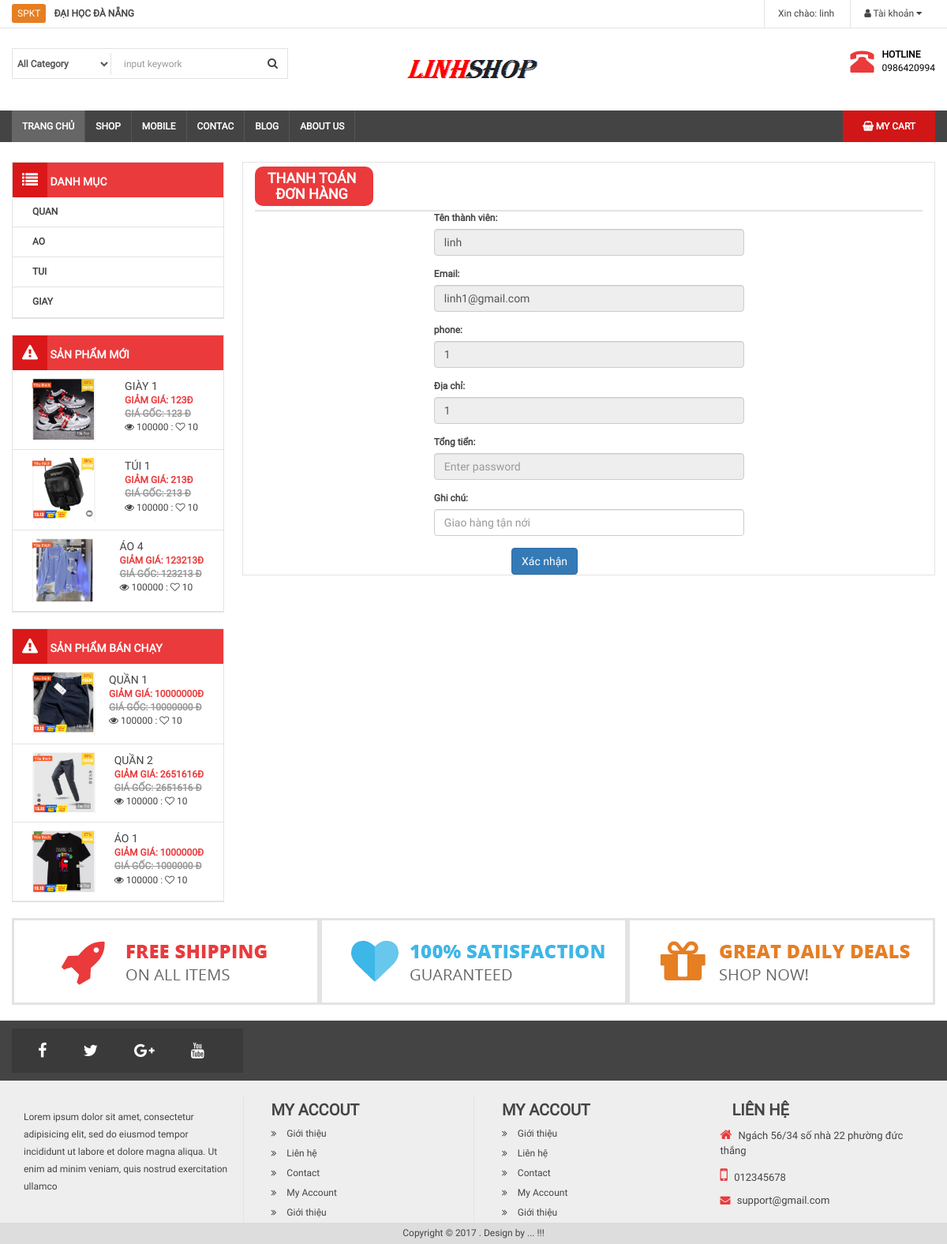
Page /thanhtoan.php (signed in) on the committed database.
### tables this page shows
CREATE TABLE `category` (
  `id` int(11) NOT NULL,
  `name` varchar(100) DEFAULT NULL,
  `slug` varchar(100) DEFAULT NULL,
  `images` varchar(100) DEFAULT NULL,
  `banner` varchar(100) DEFAULT NULL,
  `home` tinyint(4) DEFAULT 0,
  `status` tinyint(4) DEFAULT 1,
  `created_at` timestamp NULL DEFAULT current_timestamp(),
  `updated_at` timestamp NULL DEFAULT current_timestamp()
);

CREATE TABLE `product` (
  `id` int(11) NOT NULL,
  `name` varchar(100) DEFAULT NULL,
  `slug` varchar(100) DEFAULT NULL,
  `price` int(11) DEFAULT NULL,
  `number` int(11) DEFAULT 0,
  `sale` tinyint(4) DEFAULT 0,
  `thunbar` varchar(100) DEFAULT NULL,
  `category_id` int(11) DEFAULT NULL,
  `content` text DEFAULT NULL,
  `head` int(11) DEFAULT 0,
  `view` int(11) DEFAULT 0,
  `hot` tinyint(4) DEFAULT 0,
  `pay` int(11) DEFAULT 0,
  `created_ad` timestamp NULL DEFAULT NULL,
  `updated_at` timestamp NULL DEFAULT NULL ON UPDATE current_timestamp()
);

CREATE TABLE `user` (
  `id` int(11) NOT NULL,
  `name` varchar(100) DEFAULT NULL,
  `email` varchar(45) DEFAULT NULL,
  `phone` char(15) DEFAULT NULL,
  `address` varchar(100) DEFAULT NULL,
  `password` varchar(50) DEFAULT NULL,
  `avatar` varchar(100) DEFAULT NULL,
  `status` tinyint(4) DEFAULT 1,
  `tonken` varchar(50) DEFAULT NULL,
  `created_at` timestamp NULL DEFAULT NULL,
  `updated_at` timestamp NULL DEFAULT NULL ON UPDATE current_timestamp()
);

### libraries/Function.php (called while the page is built, shortened)
<?php
function uploads()
{
 return base_url() . "public/upploads/";
}
function base_url(){
	return $url= "http://localhost/webbanhang/";
}
return base_url(). "public/admin/";
?>

### libraries/Database.php (called while the page is built, shortened)
<?php
    class Database
    {
        public $link;
        public function __construct()
        {
            $this->link = mysqli_connect("localhost","root","","webbanhang") or die ();
            mysqli_set_charset($this->link,"utf8");
        }
        public function fetchsql( $sql )
        {
            $result = mysqli_query($this->link,$sql) or die("Lỗi  truy vấn sql " .mysqli_error($this->link));
            $data = [];
            if( $result)
            {
                while ($num = mysqli_fetch_assoc($result))
                {
                    $data[] = $num;
                }
            }
            return $data;
        }
        public function fetchID($table , $id )
        {
            $sql = "SELECT * FROM {$table} WHERE id = $id ";
            $result = mysqli_query($this->link,$sql) or die("Lỗi  truy vấn fetchID " .mysqli_error($this->link));
            return mysqli_fetch_assoc($result);
        }
         public function fetchAll($table)
        {
            $sql = "SELECT * FROM {$table} WHERE 1" ;
            $result = mysqli_query($this->link,$sql) or die("Lỗi Truy Vấn fetchAll " .mysqli_error($this->link));
            $data = [];
            if( $result)
            {
                while ($num = mysqli_fetch_assoc($result))
                {
                    $data[] = $num;
                }
            }
            return $data;
        }
    }
?>

### autoload/autoload.php (called while the page is built, shortened)
<?php
require_once __DIR__. "/../libraries/Database.php" ;
require_once __DIR__. "/../libraries/Function.php" ;
$db = new Database ;
$category = $db->fetchAll("category");
$sqlNew = "SELECT * FROM product  WHERE 1 ORDER BY ID DESC LIMIT 3";
$productNew = $db->fetchsql($sqlNew);
$sqlPay = "SELECT * FROM product  WHERE 1 ORDER BY pay  DESC LIMIT 3";
$productPay = $db->fetchsql($sqlPay);
?>

### thanhtoan.php (the view, shortened to what this page needs)
<?php require_once __DIR__. "/autoload/autoload.php" ;
$user = $db->fetchID("user",intval($_SESSION['name_id']));
 ?>
    <?php require_once __DIR__. "/layouts/header.php" ; ?>
      <div class="col-md-9 bor">
                        <section class="box-main1">
                            <h3 class="title-main" style="text-align: center;"><a href="javascript:void(0)"> Thanh toán đơn hàng</a> </h3>
                            <form action="" class=" col-md-6 col-md-offset-3 " method="POST">
								  <div class="form-group">
								    <label for="pwd">Tên thành viên:</label>
								    <input  readonly="" type="text" name="name" class="form-control" placeholder="Enter password"  value="<?php echo $user['name'] ?>">
								  </div>
								  <div class="form-group">
								    <label for="email">Email:</label>
								    <input readonly=""  type="email" name="email" class="form-control" placeholder="Enter email" id="email" value="<?php echo $user['email'] ?>">
								  </div>
								 <div class="form-group">
								    <label for="pwd">phone:</label>
								    <input readonly=""  type="text" name="phone" class="form-control" placeholder="Enter password"  value="<?php echo $user['phone'] ?>">
								  </div>
								   <div class="form-group">
								    <label for="pwd">Địa chỉ:</label>
								    <input  readonly="" type="text" name="address" class="form-control" placeholder="Enter password"  value="<?php echo $user['address'] ?>">
								  </div>
								   <div class="form-group">
								    <label for="pwd">Tổng tiển:</label>
								    <input  readonly="" type="text" name="address" class="form-control" placeholder="Enter password"  value="<?php echo $_SESSION['total'] ?>">
								  </div>
								  <div class="form-group">
								    <label for="pwd">Ghi chú:</label>
								    <input  type="text" name="note" class="form-control" placeholder="Giao hàng tận nới"  value="">
								  </div>
								  <button type="submit" class="btn btn-primary col-md-offset-3">Xác nhận</button>
								</form>
                        </section>
      </div>
    <?php require_once __DIR__. "/layouts/footer.php" ; ?>

### layouts/header.php (shortened to what this page needs)
<!DOCTYPE html>
<html lang="en">
    <head>
        <link rel="stylesheet" type="text/css" href="<?php echo base_url() ?>public/frontend/css/font-awesome.min.css">
        <link rel="stylesheet" type="text/css" href="<?php echo base_url() ?>public/frontend/css/bootstrap.min.css">
        <link rel="stylesheet" type="text/css" href="<?php echo base_url() ?>public/frontend/css/slick.css"/>
        <link rel="stylesheet" type="text/css" href="<?php echo base_url() ?>public/frontend/css/slick-theme.css"/>
        <link rel="stylesheet" type="text/css" href="<?php echo base_url() ?>public/frontend/css/style.css">
    </head>
    <body>
        <div id="wrapper">
            <div id="header">
                <div id="header-top">
                    <div class="container">
                        <div class="row clearfix">
                            <div class="col-md-6" id="header-text">
                                <a>SPKT</a><b>ĐẠI HỌC ĐÀ NẴNG</b>
                            </div>
                            <div class="col-md-6">
                                <nav id="header-nav-top">
                                    <ul class="list-inline pull-right" id="headermenu">
                                        <?php if(isset($_SESSION['name_user'])) : ?>
                                            <li><a href="">Xin chào: <?php echo $_SESSION['name_user'] ?></a></li>
                                            <li>
                                            <a href=""><i class="fa fa-user"></i> Tài khoản <i class="fa fa-caret-down"></i></a>
                                        </li>
                                          <?php endif ?>
                                    </ul>
                                </nav>
                            </div>
                        </div>
                    </div>
                </div>
                <div class="container">
                    <div class="row" id="header-main">
                        <div class="col-md-5">
                            <form class="form-inline">
                                <div class="form-group">
                                    <label>
                                        <select name="category" class="form-control">
                                            <option> All Category</option>
                                        </select>
                                    </label>
                                    <input type="text" name="keywork" placeholder=" input keywork" class="form-control">
                                    <button type="submit" class="btn btn-default"><i class="fa fa-search"></i></button>
                                </div>
                            </form>
                        </div>
                        <div class="col-md-4">
                            <a href="">
                                <img src="<?php echo base_url() ?>public/frontend/images/logo.png">
                            </a>
                        </div>
                        <div class="col-md-3" id="header-right">
                            <div class="pull-right">
                                <div class="pull-left">
                                    <i class="glyphicon glyphicon-phone-alt"></i>
                                </div>
                                <div class="pull-right">
                                    <p id="hotline">HOTLINE</p>
                                    <p>0986420994</p>
                                </div>
                            </div>
                        </div>
                    </div>
                </div>
            </div>
            <div id="menunav">
                <div class="container">
                    <nav>
                        <div class="home pull-left">
                            <a href="index.php">Trang chủ</a>
                        </div>
                        <ul id="menu-main">
                            <li>
                                <a href="">Shop</a>
                            </li>
                            <li>
                                <a href="">Mobile</a>
                            </li>
                            <li>
                                <a href="">Contac</a>
                            </li>
                            <li>
                                <a href="">Blog</a>
                            </li>
                            <li>
                                <a href="">About us</a>
                            </li>
                        </ul>
                        <ul class="pull-right" id="main-shopping">
                            <li>
                                <a href=""><i class="fa fa-shopping-basket"></i> My Cart </a>
                            </li>
                        </ul>
                    </nav>
                </div>
            </div>
            <div id="maincontent">
                <div class="container">
                    <div class="col-md-3  fixside" >
                        <div class="box-left box-menu" >
                            <h3 class="box-title"><i class="fa fa-list"></i>  Danh mục</h3>
                            <ul>
                                <?php foreach($category as $item ) : ?>
                                <li>
                                    <a href="danhmuc.php?id=<?php echo $item['id'] ?>"><?php echo $item['name']?></a>
                                </li>
                                <?php endforeach; ?>
                            </ul>
                        </div>
                        <div class="box-left box-menu">
                            <h3 class="box-title"><i class="fa fa-warning"></i>  Sản phẩm mới </h3>
                            <ul>
                                  <?php foreach($productNew as $item ) : ?>
                                <li class="clearfix">
                                    <a href="">
                                        <img src="<?php echo uploads() ?>/product/<?php echo $item['thunbar'] ?>" class="img-responsive pull-left" width="80" height="80">
                                        <div class="info pull-right">
                                            <p class="name"> <?php echo $item['name'] ?></p >
                                            <b class="price">Giảm giá: <?php echo $item['price'] ?>đ</b><br>
                                            <b class="sale">Giá gốc: <?php echo $item['price'] ?> đ</b><br>
                                            <span class="view"><i class="fa fa-eye"></i> 100000 : <i class="fa fa-heart-o"></i> 10</span>
                                        </div>
                                    </a>
                                </li>
                               <?php endforeach; ?>
                            </ul>
                        </div>
                        <div class="box-left box-menu">
                            <h3 class="box-title"><i class="fa fa-warning"></i>  Sản phẩm bán chạy </h3>
                            <ul>
                                  <?php foreach($productPay as $item ) : ?>
                                <li class="clearfix">
                                    <a href="">
                                        <img src="<?php echo uploads() ?>/product/<?php echo $item['thunbar'] ?>" class="img-responsive pull-left" width="80" height="80">
                                        <div class="info pull-right">
                                            <p class="name"> <?php echo $item['name'] ?></p >
                                            <b class="price">Giảm giá: <?php echo $item['price'] ?>đ</b><br>
                                            <b class="sale">Giá gốc: <?php echo $item['price'] ?> đ</b><br>
                                            <span class="view"><i class="fa fa-eye"></i> 100000 : <i class="fa fa-heart-o"></i> 10</span>
                                        </div>
                                    </a>
                                </li>
                               <?php endforeach; ?>
                            </ul>
                        </div>
                    </div>

### rows in the picture
category: name "QUAN"
category: name "AO"
category: name "TUI"
category: name "GIAY"
product: thunbar (picture), name "GIÀY 1", price "123"
product: thunbar (picture), name "TÚI 1", price "213"
product: thunbar (picture), name "ÁO 4", price "123213"
product: thunbar (picture), name "QUẦN 1", price "10000000"
product: thunbar (picture), name "QUẦN 2", price "2651616"
product: thunbar (picture), name "ÁO 1", price "1000000"
user: name "linh", email "linh1@gmail.com", phone "1", address "1"

### other values in the picture
$_SESSION['name_user'] "linh"
